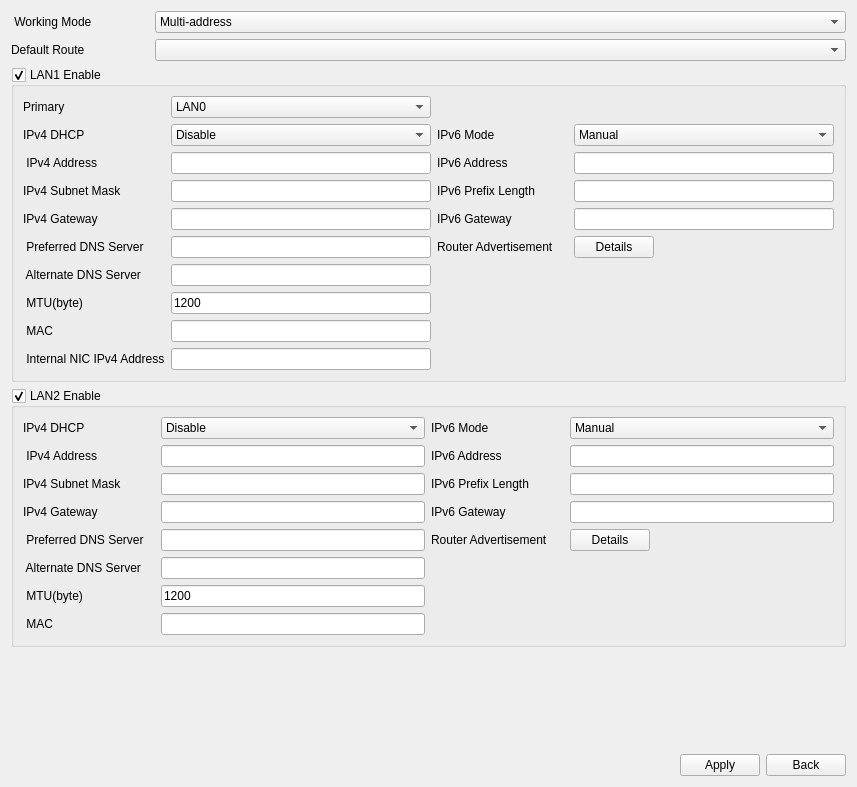
<?xml version="1.0" encoding="UTF-8"?>
<ui version="4.0">
 <class>NetworkPageBasic</class>
 <widget class="QWidget" name="NetworkPageBasic">
  <property name="geometry">
   <rect>
    <x>0</x>
    <y>0</y>
    <width>857</width>
    <height>787</height>
   </rect>
  </property>
  <property name="windowTitle">
   <string>Form</string>
  </property>
  <layout class="QVBoxLayout" name="verticalLayout">
   <item>
    <layout class="QGridLayout" name="gridLayout_3">
     <item row="0" column="1">
      <widget class="ComboBox" name="comboBox_workingMode">
       <property name="sizePolicy">
        <sizepolicy hsizetype="Preferred" vsizetype="Fixed">
         <horstretch>5</horstretch>
         <verstretch>0</verstretch>
        </sizepolicy>
       </property>
       <item>
        <property name="text">
         <string>Multi-address</string>
        </property>
       </item>
       <item>
        <property name="text">
         <string>Load Balance</string>
        </property>
       </item>
       <item>
        <property name="text">
         <string>Net Fault-tolerance</string>
        </property>
       </item>
      </widget>
     </item>
     <item row="0" column="0">
      <widget class="QLabel" name="label_workingMode">
       <property name="sizePolicy">
        <sizepolicy hsizetype="Preferred" vsizetype="Preferred">
         <horstretch>1</horstretch>
         <verstretch>0</verstretch>
        </sizepolicy>
       </property>
       <property name="text">
        <string> Working Mode</string>
       </property>
      </widget>
     </item>
     <item row="1" column="0">
      <widget class="QLabel" name="labelDefaultRoute">
       <property name="sizePolicy">
        <sizepolicy hsizetype="Preferred" vsizetype="Preferred">
         <horstretch>1</horstretch>
         <verstretch>0</verstretch>
        </sizepolicy>
       </property>
       <property name="text">
        <string>Default Route</string>
       </property>
      </widget>
     </item>
     <item row="1" column="1">
      <widget class="ComboBox" name="comboBoxDefaultRoute">
       <property name="sizePolicy">
        <sizepolicy hsizetype="Preferred" vsizetype="Fixed">
         <horstretch>5</horstretch>
         <verstretch>0</verstretch>
        </sizepolicy>
       </property>
      </widget>
     </item>
    </layout>
   </item>
   <item>
    <widget class="QGroupBox" name="groupBox_eth0Enable">
     <property name="title">
      <string>LAN1 Enable</string>
     </property>
     <property name="flat">
      <bool>true</bool>
     </property>
     <property name="checkable">
      <bool>true</bool>
     </property>
     <layout class="QGridLayout" name="gridLayout">
      <item row="8" column="1">
       <widget class="MyLineEdit" name="lineEdit_eth0MACShow">
        <property name="readOnly">
         <bool>true</bool>
        </property>
       </widget>
      </item>
      <item row="6" column="0">
       <widget class="QLabel" name="label_eth0AlterDns">
        <property name="text">
         <string> Alternate DNS Server</string>
        </property>
       </widget>
      </item>
      <item row="2" column="3">
       <widget class="MyLineEdit" name="lineEdit_eth0IPv6Addr"/>
      </item>
      <item row="0" column="1">
       <widget class="ComboBox" name="comboBox_primaryLan">
        <property name="sizePolicy">
         <sizepolicy hsizetype="Preferred" vsizetype="Fixed">
          <horstretch>2</horstretch>
          <verstretch>0</verstretch>
         </sizepolicy>
        </property>
        <item>
         <property name="text">
          <string>LAN0</string>
         </property>
        </item>
        <item>
         <property name="text">
          <string>LAN1</string>
         </property>
        </item>
       </widget>
      </item>
      <item row="8" column="0">
       <widget class="QLabel" name="label_eth0MAC">
        <property name="text">
         <string> MAC</string>
        </property>
       </widget>
      </item>
      <item row="3" column="1">
       <widget class="MyLineEdit" name="lineEdit_eth0Netmask"/>
      </item>
      <item row="1" column="3">
       <widget class="ComboBox" name="comboBox_eth0IPv6Mode">
        <property name="sizePolicy">
         <sizepolicy hsizetype="Preferred" vsizetype="Fixed">
          <horstretch>2</horstretch>
          <verstretch>0</verstretch>
         </sizepolicy>
        </property>
        <item>
         <property name="text">
          <string>Manual</string>
         </property>
        </item>
        <item>
         <property name="text">
          <string>Router Advertisement</string>
         </property>
        </item>
        <item>
         <property name="text">
          <string>DHCPv6</string>
         </property>
        </item>
       </widget>
      </item>
      <item row="1" column="1">
       <widget class="ComboBox" name="comboBox_bond0Eth0Type">
        <property name="sizePolicy">
         <sizepolicy hsizetype="Preferred" vsizetype="Fixed">
          <horstretch>2</horstretch>
          <verstretch>0</verstretch>
         </sizepolicy>
        </property>
        <item>
         <property name="text">
          <string>Disable</string>
         </property>
        </item>
        <item>
         <property name="text">
          <string>Enable</string>
         </property>
        </item>
       </widget>
      </item>
      <item row="0" column="0">
       <widget class="QLabel" name="label_primaryLan">
        <property name="sizePolicy">
         <sizepolicy hsizetype="Preferred" vsizetype="Preferred">
          <horstretch>1</horstretch>
          <verstretch>0</verstretch>
         </sizepolicy>
        </property>
        <property name="text">
         <string>Primary</string>
        </property>
       </widget>
      </item>
      <item row="7" column="0">
       <widget class="QLabel" name="label_mtu0">
        <property name="text">
         <string> MTU(byte)</string>
        </property>
       </widget>
      </item>
      <item row="3" column="0">
       <widget class="QLabel" name="label_eho0Netmask">
        <property name="text">
         <string>IPv4 Subnet Mask</string>
        </property>
       </widget>
      </item>
      <item row="4" column="2">
       <widget class="QLabel" name="label_eth0IPv6GateWay">
        <property name="text">
         <string>IPv6 Gateway</string>
        </property>
       </widget>
      </item>
      <item row="4" column="1">
       <widget class="MyLineEdit" name="lineEdit_eth0Gateway"/>
      </item>
      <item row="4" column="0">
       <widget class="QLabel" name="label_eth0Gateway">
        <property name="text">
         <string>IPv4 Gateway</string>
        </property>
       </widget>
      </item>
      <item row="3" column="2">
       <widget class="QLabel" name="label_eth0IPvPreLen">
        <property name="text">
         <string>IPv6 Prefix Length</string>
        </property>
       </widget>
      </item>
      <item row="4" column="3">
       <widget class="MyLineEdit" name="lineEdit_eth0IPv6GateWay"/>
      </item>
      <item row="5" column="2">
       <widget class="QLabel" name="label_eth0IPv6Rounter">
        <property name="text">
         <string>Router Advertisement</string>
        </property>
       </widget>
      </item>
      <item row="2" column="0">
       <widget class="QLabel" name="label_eth0IP">
        <property name="text">
         <string> IPv4 Address</string>
        </property>
       </widget>
      </item>
      <item row="3" column="3">
       <widget class="MyLineEdit" name="lineEdit_eth0IPvPreLen"/>
      </item>
      <item row="1" column="2">
       <widget class="QLabel" name="label_eth0IPv6Mode">
        <property name="sizePolicy">
         <sizepolicy hsizetype="Preferred" vsizetype="Preferred">
          <horstretch>1</horstretch>
          <verstretch>0</verstretch>
         </sizepolicy>
        </property>
        <property name="text">
         <string>IPv6 Mode</string>
        </property>
       </widget>
      </item>
      <item row="1" column="0">
       <widget class="QLabel" name="label_bond0Eth0Type">
        <property name="sizePolicy">
         <sizepolicy hsizetype="Preferred" vsizetype="Preferred">
          <horstretch>1</horstretch>
          <verstretch>0</verstretch>
         </sizepolicy>
        </property>
        <property name="text">
         <string>IPv4 DHCP</string>
        </property>
       </widget>
      </item>
      <item row="2" column="1">
       <widget class="MyLineEdit" name="lineEdit_eth0IP"/>
      </item>
      <item row="5" column="0">
       <widget class="QLabel" name="label_eth0PreDns">
        <property name="text">
         <string> Preferred DNS Server</string>
        </property>
       </widget>
      </item>
      <item row="5" column="3">
       <widget class="QWidget" name="widget_router" native="true">
        <layout class="QHBoxLayout" name="horizontalLayout_2">
         <property name="leftMargin">
          <number>0</number>
         </property>
         <property name="topMargin">
          <number>0</number>
         </property>
         <property name="rightMargin">
          <number>0</number>
         </property>
         <property name="bottomMargin">
          <number>0</number>
         </property>
         <item>
          <widget class="QPushButton" name="pushButton_eth0details">
           <property name="text">
            <string>Details</string>
           </property>
          </widget>
         </item>
         <item>
          <spacer name="horizontalSpacer">
           <property name="orientation">
            <enum>Qt::Horizontal</enum>
           </property>
           <property name="sizeHint" stdset="0">
            <size>
             <width>158</width>
             <height>20</height>
            </size>
           </property>
          </spacer>
         </item>
        </layout>
       </widget>
      </item>
      <item row="5" column="1">
       <widget class="MyLineEdit" name="lineEdit_eth0PreDns"/>
      </item>
      <item row="2" column="2">
       <widget class="QLabel" name="label_eth0IPv6Addr">
        <property name="text">
         <string>IPv6 Address</string>
        </property>
       </widget>
      </item>
      <item row="6" column="1">
       <widget class="MyLineEdit" name="lineEdit_eth0AlterDns"/>
      </item>
      <item row="9" column="0">
       <widget class="QLabel" name="label_poeIPaddr">
        <property name="text">
         <string> Internal NIC IPv4 Address</string>
        </property>
       </widget>
      </item>
      <item row="9" column="1">
       <widget class="MyLineEdit" name="lineEdit_poeIPaddr"/>
      </item>
      <item row="7" column="1">
       <widget class="MyLineEdit" name="lineEdit_mtu0">
        <property name="text">
         <string>1200</string>
        </property>
       </widget>
      </item>
     </layout>
    </widget>
   </item>
   <item>
    <widget class="QGroupBox" name="groupBox_eth1Enable">
     <property name="title">
      <string>LAN2 Enable</string>
     </property>
     <property name="flat">
      <bool>true</bool>
     </property>
     <property name="checkable">
      <bool>true</bool>
     </property>
     <layout class="QGridLayout" name="gridLayout_2">
      <item row="0" column="2">
       <widget class="QLabel" name="label_eth1IPv6Mode">
        <property name="sizePolicy">
         <sizepolicy hsizetype="Preferred" vsizetype="Preferred">
          <horstretch>1</horstretch>
          <verstretch>0</verstretch>
         </sizepolicy>
        </property>
        <property name="text">
         <string>IPv6 Mode</string>
        </property>
       </widget>
      </item>
      <item row="0" column="0">
       <widget class="QLabel" name="label_eth1Type">
        <property name="sizePolicy">
         <sizepolicy hsizetype="Preferred" vsizetype="Preferred">
          <horstretch>1</horstretch>
          <verstretch>0</verstretch>
         </sizepolicy>
        </property>
        <property name="text">
         <string>IPv4 DHCP</string>
        </property>
       </widget>
      </item>
      <item row="4" column="1">
       <widget class="MyLineEdit" name="lineEdit_eth1PreDns"/>
      </item>
      <item row="5" column="0">
       <widget class="QLabel" name="label_eth1AlterDns">
        <property name="text">
         <string> Alternate DNS Server</string>
        </property>
       </widget>
      </item>
      <item row="2" column="1">
       <widget class="MyLineEdit" name="lineEdit_eth1Netmask"/>
      </item>
      <item row="2" column="0">
       <widget class="QLabel" name="label_eth1Netmask">
        <property name="text">
         <string>IPv4 Subnet Mask</string>
        </property>
       </widget>
      </item>
      <item row="1" column="2">
       <widget class="QLabel" name="label_eth1IPv6Addr">
        <property name="text">
         <string>IPv6 Address</string>
        </property>
       </widget>
      </item>
      <item row="3" column="1">
       <widget class="MyLineEdit" name="lineEdit_eth1Gateway"/>
      </item>
      <item row="1" column="3">
       <widget class="MyLineEdit" name="lineEdit_eth1IPv6Addr"/>
      </item>
      <item row="4" column="0">
       <widget class="QLabel" name="label_eth1PreDns">
        <property name="text">
         <string> Preferred DNS Server</string>
        </property>
       </widget>
      </item>
      <item row="1" column="0">
       <widget class="QLabel" name="label_eth1IP">
        <property name="text">
         <string> IPv4 Address</string>
        </property>
       </widget>
      </item>
      <item row="1" column="1">
       <widget class="MyLineEdit" name="lineEdit_eth1IP"/>
      </item>
      <item row="5" column="1">
       <widget class="MyLineEdit" name="lineEdit_eth1AlterDns"/>
      </item>
      <item row="0" column="3">
       <widget class="ComboBox" name="comboBox_eth1IPv6Mode">
        <property name="sizePolicy">
         <sizepolicy hsizetype="Preferred" vsizetype="Fixed">
          <horstretch>2</horstretch>
          <verstretch>0</verstretch>
         </sizepolicy>
        </property>
        <item>
         <property name="text">
          <string>Manual</string>
         </property>
        </item>
        <item>
         <property name="text">
          <string>Router Advertisement</string>
         </property>
        </item>
        <item>
         <property name="text">
          <string>DHCPv6</string>
         </property>
        </item>
       </widget>
      </item>
      <item row="0" column="1">
       <widget class="ComboBox" name="comboBox_eth1Type">
        <property name="sizePolicy">
         <sizepolicy hsizetype="Preferred" vsizetype="Fixed">
          <horstretch>2</horstretch>
          <verstretch>0</verstretch>
         </sizepolicy>
        </property>
        <item>
         <property name="text">
          <string>Disable</string>
         </property>
        </item>
        <item>
         <property name="text">
          <string>Enable</string>
         </property>
        </item>
       </widget>
      </item>
      <item row="6" column="0">
       <widget class="QLabel" name="label_mtu1">
        <property name="text">
         <string> MTU(byte)</string>
        </property>
       </widget>
      </item>
      <item row="3" column="0">
       <widget class="QLabel" name="label_eth1Gateway">
        <property name="text">
         <string>IPv4 Gateway</string>
        </property>
       </widget>
      </item>
      <item row="7" column="0">
       <widget class="QLabel" name="label_eth1MAC">
        <property name="text">
         <string> MAC</string>
        </property>
       </widget>
      </item>
      <item row="7" column="1">
       <widget class="MyLineEdit" name="lineEdit_eth1MACShow">
        <property name="readOnly">
         <bool>true</bool>
        </property>
       </widget>
      </item>
      <item row="2" column="2">
       <widget class="QLabel" name="label_eth1IPvPreLen">
        <property name="text">
         <string>IPv6 Prefix Length</string>
        </property>
       </widget>
      </item>
      <item row="3" column="2">
       <widget class="QLabel" name="label_eth1IPv6GateWay">
        <property name="text">
         <string>IPv6 Gateway</string>
        </property>
       </widget>
      </item>
      <item row="2" column="3">
       <widget class="MyLineEdit" name="lineEdit_eth1IPvPreLen"/>
      </item>
      <item row="3" column="3">
       <widget class="MyLineEdit" name="lineEdit_eth1IPv6GateWay"/>
      </item>
      <item row="4" column="2">
       <widget class="QLabel" name="label_eth1IPv6Rounter">
        <property name="text">
         <string>Router Advertisement</string>
        </property>
       </widget>
      </item>
      <item row="4" column="3">
       <widget class="QWidget" name="widget_router_2" native="true">
        <layout class="QHBoxLayout" name="horizontalLayout_3">
         <property name="leftMargin">
          <number>0</number>
         </property>
         <property name="topMargin">
          <number>0</number>
         </property>
         <property name="rightMargin">
          <number>0</number>
         </property>
         <property name="bottomMargin">
          <number>0</number>
         </property>
         <item>
          <widget class="QPushButton" name="pushButton_eth1details">
           <property name="text">
            <string>Details</string>
           </property>
          </widget>
         </item>
         <item>
          <spacer name="horizontalSpacer_2">
           <property name="orientation">
            <enum>Qt::Horizontal</enum>
           </property>
           <property name="sizeHint" stdset="0">
            <size>
             <width>158</width>
             <height>20</height>
            </size>
           </property>
          </spacer>
         </item>
        </layout>
       </widget>
      </item>
      <item row="6" column="1">
       <widget class="MyLineEdit" name="lineEdit_mtu1">
        <property name="text">
         <string>1200</string>
        </property>
       </widget>
      </item>
     </layout>
    </widget>
   </item>
   <item>
    <spacer name="verticalSpacer">
     <property name="orientation">
      <enum>Qt::Vertical</enum>
     </property>
     <property name="sizeHint" stdset="0">
      <size>
       <width>20</width>
       <height>0</height>
      </size>
     </property>
    </spacer>
   </item>
   <item>
    <layout class="QHBoxLayout" name="horizontalLayout_4">
     <item>
      <spacer name="horizontalSpacer_3">
       <property name="orientation">
        <enum>Qt::Horizontal</enum>
       </property>
       <property name="sizeHint" stdset="0">
        <size>
         <width>40</width>
         <height>20</height>
        </size>
       </property>
      </spacer>
     </item>
     <item>
      <widget class="MyPushButton" name="pushButton_apply">
       <property name="text">
        <string>Apply</string>
       </property>
      </widget>
     </item>
     <item>
      <widget class="QPushButton" name="pushButton_back">
       <property name="text">
        <string>Back</string>
       </property>
      </widget>
     </item>
    </layout>
   </item>
  </layout>
 </widget>
 <customwidgets>
  <customwidget>
   <class>MyPushButton</class>
   <extends>QPushButton</extends>
   <header>mypushbutton.h</header>
  </customwidget>
  <customwidget>
   <class>MyLineEdit</class>
   <extends>QLineEdit</extends>
   <header>mylineedit.h</header>
  </customwidget>
  <customwidget>
   <class>ComboBox</class>
   <extends>QComboBox</extends>
   <header>combobox.h</header>
  </customwidget>
 </customwidgets>
 <resources/>
 <connections/>
</ui>
